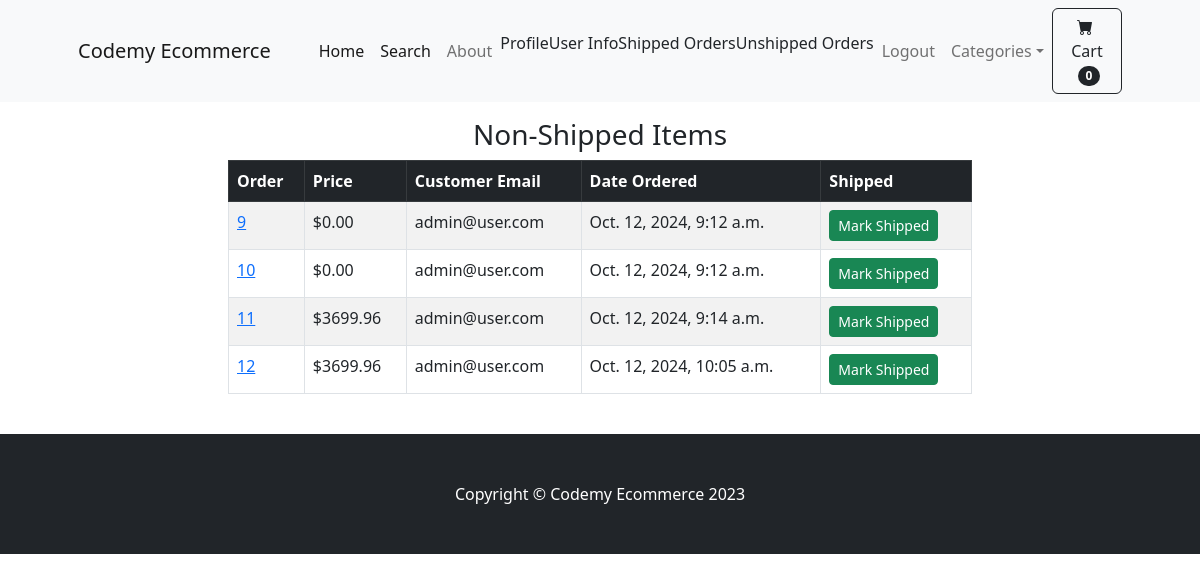
Page /payment/not_shipped_dash (signed in) on the committed database.
### payment/models.py (models this page shows, shortened)
class Order(models.Model):
    user = models.ForeignKey(User, on_delete=models.CASCADE, null=True, blank=True)
    full_name=models.CharField(max_length=250)
    email=models.EmailField(max_length=250)
    shipping_address=models.TextField(max_length=15000)
    amount_paid=models.DecimalField(max_digits=7, decimal_places=2)
    date_ordered=models.DateTimeField(auto_now_add=True)
    shipped=models.BooleanField(default=False)
    date_shipped=models.DateTimeField(blank=True, null=True)

### payment/views.py (the view, shortened to what this page needs)
# urls.py: path('not_shipped_dash',views.not_shipped_dash,name='not_shipped_dash'),
def not_shipped_dash(request):
    if request.user.is_authenticated and request.user.is_superuser:
        orders = Order.objects.filter(shipped=False)
        return render(request, "payment/not_shipped_dash.html", {"orders": orders})
    else:
        messages.success(request, "Access Denied")
        return redirect('home')

### cart/cart.py (called while the page is built)
    def __len__(self):
        return len(self.cart)

### cart/context_processors.py (called while the page is built)
def cart(request):
	return {'cart': Cart(request)}

### payment/templates/payment/not_shipped_dash.html (shortened to what this page needs)
{% extends "base.html" %} {% block content %}
<section>
  <div class="container mt-3">
    <div class="row">
      <center>
        <div class="col-lg-8">
          <h3>Non-Shipped Items</h3>
          <table class="table table-striped table-hover table-bordered">
            <thead class="table-dark">
              <tr>
                <th scope="col">Order</th>
                <th scope="col">Price</th>
                <th scope="col">Customer Email</th>
                <th scope="col">Date Ordered</th>
                <th scope="col">Shipped</th>
              </tr>
            </thead>
            <tbody>
              {% for item in orders %}
              <tr>
                <td><a href="{% url 'orders' item.id %}">{{ item.id }}</a></td>
                <td>${{ item.amount_paid }}</td>
                <td>{{ item.email }}</td>
                <td>{{ item.date_ordered }}</td>
                <td>
                  <form method="POST">
                    <button type="Submit" class="btn btn-success btn-sm">
                      Mark Shipped
                    </button>
                  </form>
                </td>
              </tr>
              {% endfor %}
            </tbody>
          </table>
        </div>
      </center>
    </div>
  </div>
</section>
<br />
{% endblock %}

### rows in the picture
Order: id "9", amount_paid "0.00", email "admin@user.com", date_ordered "Oct. 12, 2024, 9:12 a.m."
Order: id "10", amount_paid "0.00", email "admin@user.com", date_ordered "Oct. 12, 2024, 9:12 a.m."
Order: id "11", amount_paid "3699.96", email "admin@user.com", date_ordered "Oct. 12, 2024, 9:14 a.m."
Order: id "12", amount_paid "3699.96", email "admin@user.com", date_ordered "Oct. 12, 2024, 10:05 a.m."

### other values in the picture
{{ cart|length }} "0"
